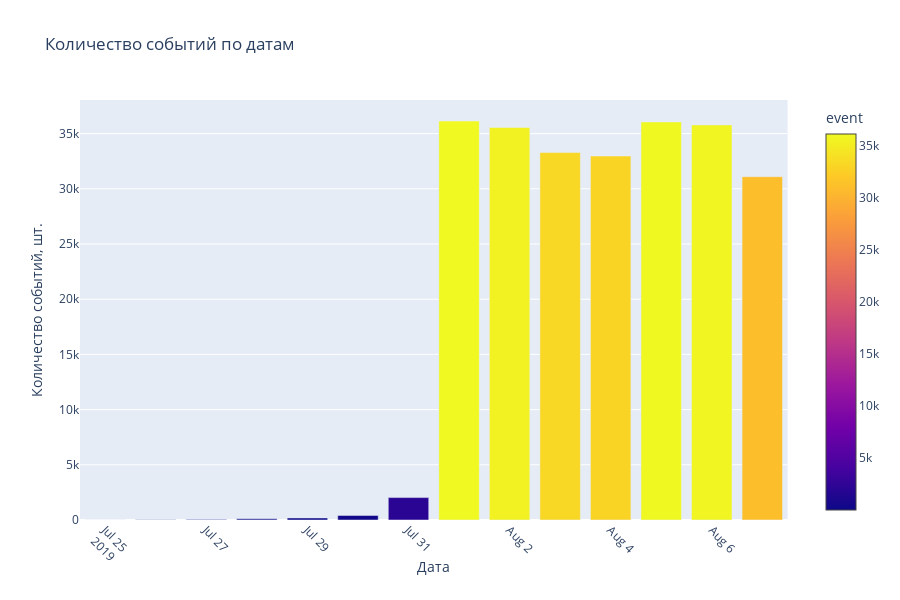

Notebook source saved alongside this figure:
### Code cell
fig_one = px.bar(logs.groupby('date')['event'].count().reset_index(), x='date', y='event', title='Количество событий по датам', color = 'event')

fig_one.update_xaxes(tickangle=45)
fig_one.update_layout(xaxis_title="Дата",
                  yaxis_title="Количество событий, шт.",)

fig_one.show()

### Figure 1 — Plotly figure (JSON) as saved in the notebook; plotly's stock layout.template omitted (floating-point values rounded to 4 significant figures)
{"data": [{"alignmentgroup": "True", "hoverlabel": {"namelength": 0}, "hovertemplate": "date=%{x}<br>event=%{marker.color}", "legendgroup": "", "marker": {"color": [9, 31, 55, 105, 184, 412, 2030, 36141, 35554, 33282, 32968, 36058, 35788, 31096], "coloraxis": "coloraxis"}, "name": "", "offsetgroup": "", "orientation": "v", "showlegend": false, "textposition": "auto", "type": "bar", "x": ["2019-07-25T00:00:00", "2019-07-26T00:00:00", "2019-07-27T00:00:00", "2019-07-28T00:00:00", "2019-07-29T00:00:00", "2019-07-30T00:00:00", "2019-07-31T00:00:00", "2019-08-01T00:00:00", "2019-08-02T00:00:00", "2019-08-03T00:00:00", "2019-08-04T00:00:00", "2019-08-05T00:00:00", "2019-08-06T00:00:00", "2019-08-07T00:00:00"], "xaxis": "x", "y": [9, 31, 55, 105, 184, 412, 2030, 36141, 35554, 33282, 32968, 36058, 35788, 31096], "yaxis": "y"}], "layout": {"barmode": "relative", "coloraxis": {"colorbar": {"title": {"text": "event"}}, "colorscale": [[0, "#0d0887"], [0.1111, "#46039f"], [0.2222, "#7201a8"], [0.3333, "#9c179e"], [0.4444, "#bd3786"], [0.5556, "#d8576b"], [0.6667, "#ed7953"], [0.7778, "#fb9f3a"], [0.8889, "#fdca26"], [1, "#f0f921"]]}, "height": 600, "legend": {"tracegroupgap": 0}, "title": {"text": "Количество событий по датам"}, "xaxis": {"anchor": "y", "domain": [0, 0.98], "tickangle": 45, "title": {"text": "Дата"}}, "yaxis": {"anchor": "x", "domain": [0, 1], "title": {"text": "Количество событий, шт."}}}}
